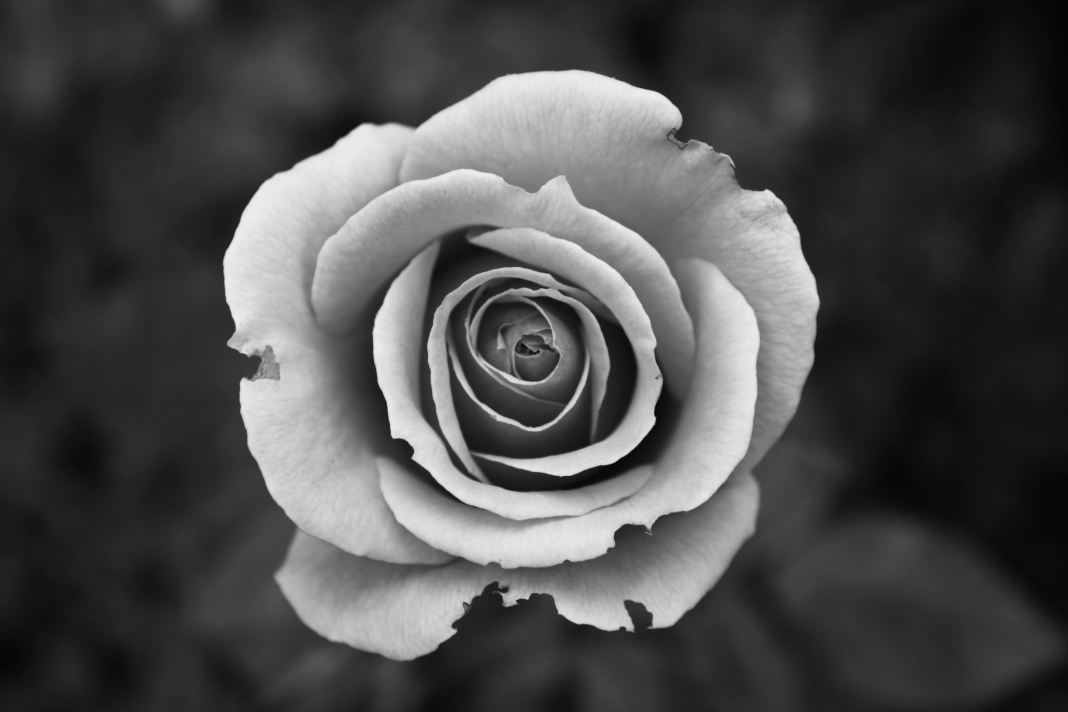
%> input picture image.jpg, 4272 x 2848 px (shown at 1/4 size)
$ octave EncodingImage.m   (GNU Octave 9; MATLAB toolbox functions it lacks are replaced by stand-ins)
%> lines starting %> are read from the running program, lines starting %| are printed output that depends on the picture
clear all;
close all;
clc;

disp(string(datetime('now')));

Input_Image = imread('image.jpg');
Input_Image = rgb2gray(Input_Image);
% Since we are embedding only gray scale images
Image_Dimensions = [256 256];
Input_Image = imresize(Input_Image,[Image_Dimensions(1) Image_Dimensions(2)]);
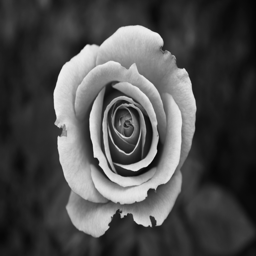
%> Input_Image: size 256x256 uint8; min 3, max 241, mean 76.5

imwrite(Input_Image,"Finalised_Encoding_Image.jpg");
%Now Converting this image into a Row Vector to perform Huffman Encoding
Input_Image_Data = reshape(Input_Image , [ 1 Image_Dimensions(1)*Image_Dimensions(2)]);
Row_Vector_Dimensions = size(Input_Image_Data);
%> Row_Vector_Dimensions = [1 65536]

Hash_Table = zeros(1,256);
for i = 1:1:Row_Vector_Dimensions(2)
    Hash_Table(Input_Image_Data(i)+1) = Hash_Table(Input_Image_Data(i)+1) + 1;
end
%> after the loop, Hash_Table = 256 values, max 1518 at index 27, min 0 at index 1, mean 256

Unique_Elements = [];
Frequency_Elements = [];
for i = 1:1:length(Hash_Table)
    if(Hash_Table(i) ~= 0)
        Unique_Elements = [Unique_Elements i-1];
        Frequency_Elements = [Frequency_Elements Hash_Table(i)/Row_Vector_Dimensions(2)];
    end
end
%> this loop made 256 passes
%> (Unique_Elements, Frequency_Elements) on passes 4 to 9: (3, 1.53e-05), ([3 4], [1.53e-05 0.000168]), ([3 4 5], [1.53e-05 0.000168 0.000458]), ([3 4 5 6], [1.53e-05 0.000168 0.000458 0.000397]), ([3 4 5 6 7], [1.53e-05 0.000168 0.000458 0.000397 0.00348]), ([3 4 5 6 7 8], [1.53e-05 0.000168 0.000458 0.000397 0.00348 0.00163])
%> Unique_Elements on passes 10 to 15: [3 4 5 6 7 8 9], [3 4 5 6 7 8 9 10], [3 4 5 6 7 8 9 10 11], [3 4 5 6 7 8 9 10 11 12], [3 4 5 6 7 8 9 10 11 12 13], [3 4 5 6 7 8 9 10 11 12 13 14]
%> after the loop, Frequency_Elements = 239 values, max 0.0232 at index 24, min 1.53e-05 at index 1, mean 0.00418; Unique_Elements = 239 values from 3 to 241
%BUBBLE SORT% - USE BETTER SORTING METHODS FOR BETTER PERFORMANCE
for i=1:1:length(Frequency_Elements)-1
    for j=i+1:1:length(Frequency_Elements)
        if (Frequency_Elements(j)>Frequency_Elements(i))
            T1=Frequency_Elements(i);
            Frequency_Elements(i)=Frequency_Elements(j);
            Frequency_Elements(j)=T1;
            T1=Unique_Elements(i);
            Unique_Elements(i)=Unique_Elements(j);
            Unique_Elements(j)=T1;
        end
    end
end
%> after the loop, Frequency_Elements = 239 values, max 0.0232 at index 1, min 1.53e-05 at index 239, mean 0.00418; T1 = 3; Unique_Elements = 239 values, max 241 at index 238, min 3 at index 239, mean 122

%The Frequency Elements Could add sem noise because very less repeating elements probability has gone to zero
%> (the run ends here)
